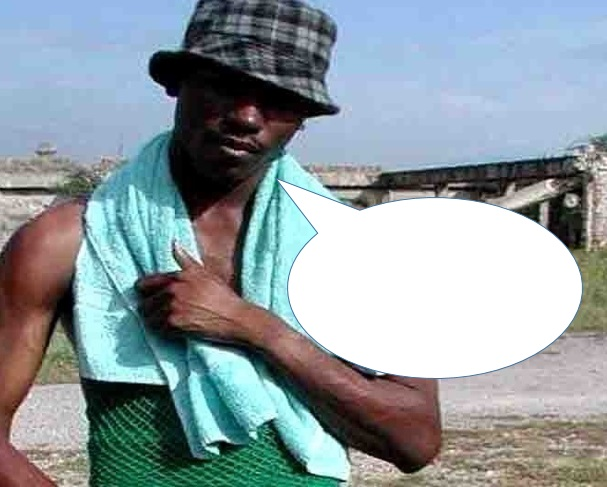
#> input picture Projeto/result.jpg, 607 x 487 px
$ python -i projeto_final.py   (imports and definitions only)
#> lines starting #> are read from the running program, lines starting #| are printed output that depends on the picture; after the words box and inside, x2 and y2 are one past the last pixel; in counts of white or black regions, pixels touching at a corner belong together
from os import listdir
import cv2
import math
import pandas as pd
import numpy as np
from sklearn.neural_network import MLPClassifier
from sklearn.tree import DecisionTreeClassifier
from sklearn.ensemble import RandomForestClassifier
from sklearn.model_selection import  validation_curve
import matplotlib.pyplot as plt
import matplotlib.patches as patches
import matplotlib.image as mpimg
from sklearn.externals import joblib
from scipy import ndimage
from sklearn.metrics import confusion_matrix

face_cascade = cv2.CascadeClassifier('haarcascade_frontalface_default.xml')

class SkinRegion(object):

    def __init__(self, image, skin_mask, label_number,rectangle_slices):

        self.label_number = label_number
        self.y0 = rectangle_slices[0].start
        self.y1 = rectangle_slices[0].stop
        self.x0 = rectangle_slices[1].start
        self.x1 = rectangle_slices[1].stop

        self.bounding_rectangle_size = (self.x1-self.x0)*(self.y1-self.y0)
        self.bounding_rectangle_skin_pixels = np.count_nonzero(skin_mask[rectangle_slices])
        self.bounding_rectangle_average_pixel_intensity = np.average(image[rectangle_slices].take([0], axis=2))

def get_skin_mask(image, image_in_ycrcb):

    return np.logical_and(

        np.logical_and(
            np.logical_and(
                (np.abs(image.take([2], axis=2) - image.take([1], axis=2)) > 15).\
                    squeeze(),
                (image.take([2], axis=2) > image.take([1], axis=2)).squeeze()
            ),
            np.logical_and(
                np.logical_and(
                    np.all(
                        image > [20, 40, 95],
                        axis=2
                    ),
                    (np.amax(image, axis=2) - np.min(image, axis=2)) > 15
                ),
                (image.take([2], axis=2) > image.take([0], axis=2)).squeeze()
            )
        ),

        np.all(
            np.logical_and(
                [0, 133, 80] <= image_in_ycrcb,
                image_in_ycrcb <= [255, 173, 120]
            ),
            axis=2
        )
    )

def get_skin_regions(imageYCrCb, skin_mask):
    regions = []

    labeled_image, regions_count = ndimage.label(skin_mask)
    region_rectangles_slices = ndimage.find_objects(labeled_image) #So this object is found at x = 19–23 and y = 0–2

    for i in range(regions_count):
        label = i + 1
        region = SkinRegion(imageYCrCb, skin_mask, label, region_rectangles_slices[i])
        regions.append(region)
    #Pega as 3 maiores regioes
    num_regions = 3
    if (len(regions) < 3):
    	num_regions = len(regions)
    regions = sorted(regions, key=lambda r: r.bounding_rectangle_skin_pixels, reverse=True)[0:num_regions]
    #gerar o poligono contendo as 3 maiores regioes
    #alterar pra 1 tudo q for dos 3 poligonos e 0 o resto
    for i in range(0, num_regions):
    	labeled_image[labeled_image == regions[i].label_number] = -1
    labeled_image[labeled_image >= 0] = 0
    labeled_image[labeled_image == -1] = 1
    if (num_regions != 0):
        region_rectangles_slices_b = ndimage.find_objects(labeled_image)
        region_poligono = SkinRegion(imageYCrCb, skin_mask, 1, region_rectangles_slices_b[0])
        regions.append(region_poligono)
    return regions, regions_count

def get_features(regions, imageBGR, imageYCrCb, mask, num_regions):
	# Create figure and axes
	features = np.zeros(17)
	for i in range(0,len(regions)):
		features[i*3] = regions[i].bounding_rectangle_size #pixels total
		features[i*3 + 1] = regions[i].bounding_rectangle_skin_pixels #pixels pele
		features[i*3 + 2] = regions[i].bounding_rectangle_average_pixel_intensity #media intensidade
	features[12] = imageYCrCb.shape[0] * imageYCrCb.shape[1] #pixels total
	features[13] = np.count_nonzero(mask) #pixels pele
	features[14] = np.average(imageYCrCb.take([0], axis=2)) #media intensidade
	faces = face_cascade.detectMultiScale(imageYCrCb.take([0], axis=2), 1.3, 5)
	features[15] = len(faces) # numero de faces
	for (x,y,w,h) in faces:
	    features[16] += w*h
	return features

def get_features_from_image(file):
#> called with file = 'result.jpg'
	imageBGR = cv2.imread(file)
#> imageBGR is the input picture: shape (487, 607, 3); mean B, G, R 160.2, 155, 142.3
	imageRGB = cv2.cvtColor(imageBGR, cv2.COLOR_BGR2RGB)
	imageYCrCb = cv2.cvtColor(imageBGR, cv2.COLOR_BGR2YCR_CB)
#> imageYCrCb: shape (487, 607, 3); mean of channels 0, 1, 2 151.8, 121.2, 132.8
	mask = get_skin_mask(imageBGR, imageYCrCb)
#> in get_skin_mask, `return np.logical_and(  np.logical_and( np.logical_and( (np.abs(image...`:
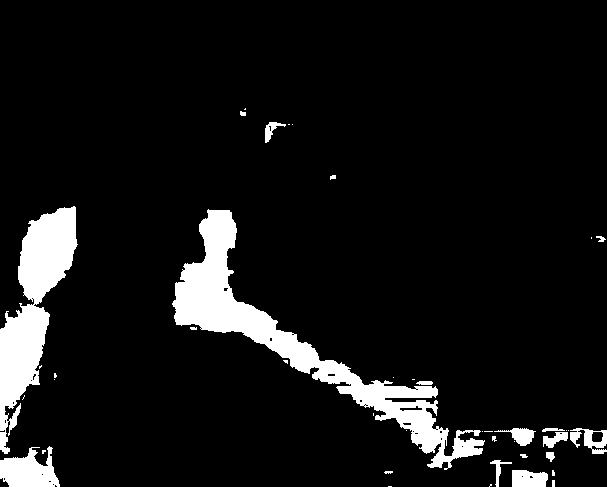
#> returned value: shape (487, 607) bool; 8.3% white; 42 white regions (23 under 20 px), largest, box (x1, y1, x2, y2) and area: (172, 209, 485, 470) 12637, (0, 206, 78, 454) 8004, (0, 446, 60, 487) 1593
	regions, num_regions = get_skin_regions(imageYCrCb, mask)
#> in get_skin_regions, `labeled_image, regions_count = ndimage.label(skin_mask)`:
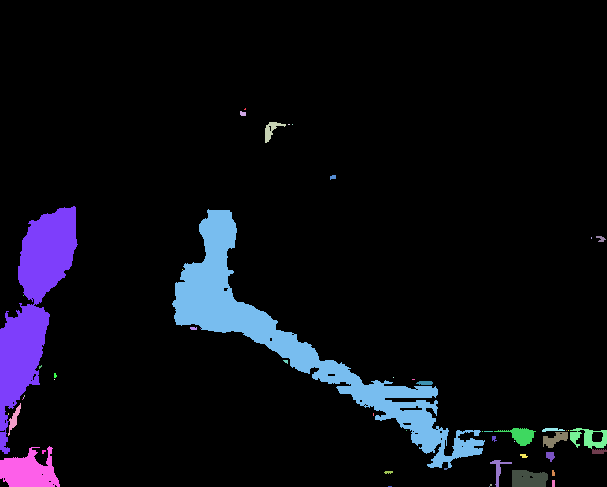
#> labeled_image: shape (487, 607) int32; 53 distinct labels, from 0 to 52; one colour per label, 0 black
#> in get_skin_regions, `labeled_image, regions_count = ndimage.label(skin_mask)`: regions_count = 52
#> in get_skin_regions, `region_rectangles_slices = ndimage.find_objects(labeled_image)`: region_rectangles_slices = 52 items
#> the loop in get_skin_regions, `for i in range(regions_count):` made 52 passes
#> in get_skin_regions, `regions = sorted(regions, key=lambda r: r.bounding_rectangle_skin_pixe..`: regions = 3 items
#> after the loop in get_skin_regions, `for i in range(0, num_regions):`:
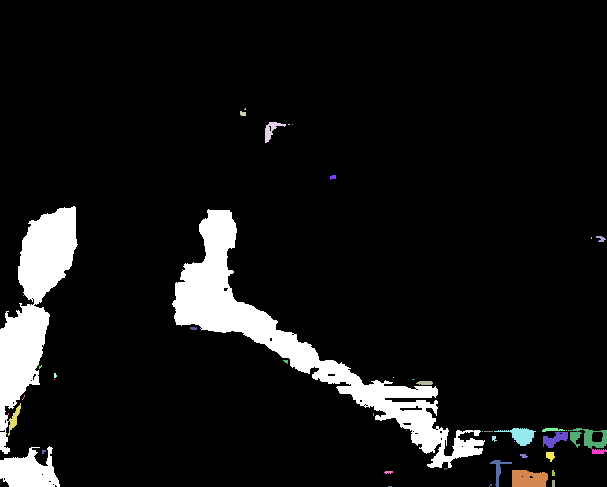
#> labeled_image: shape (487, 607) int32; 51 distinct labels, from -1 to 52; one colour per label, 0 black, -1 white
#> in get_skin_regions, `labeled_image[labeled_image >= 0] = 0`:
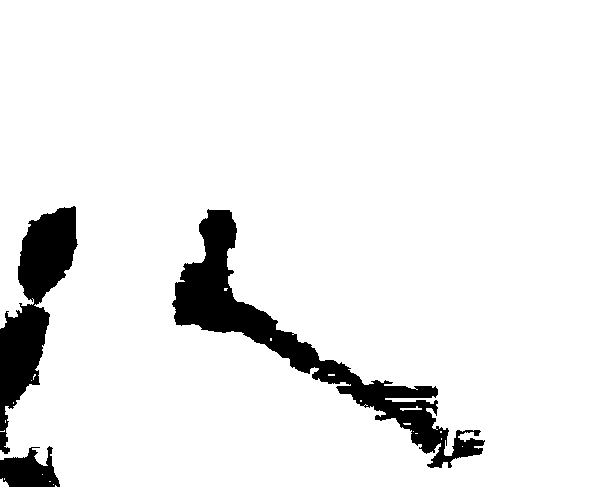
#> labeled_image: shape (487, 607) int32; values -1 (black) and 0 (white), 92.5% white; 3 black regions, box (x1, y1, x2, y2) and area: (172, 209, 485, 468) 12628, (0, 206, 78, 454) 7858, (0, 446, 60, 487) 1593
#> in get_skin_regions, `region_rectangles_slices_b = ndimage.find_objects(labeled_image)`: region_rectangles_slices_b = 1 item
#> regions = 4 items; num_regions = 52
	features = get_features(regions, imageBGR, imageYCrCb, mask, num_regions)
#> the loop in get_features, `for i in range(0,len(regions)):` made 4 passes
#> after the loop in get_features, `for i in range(0,len(regions)):`: features = 17 values, max 136285 at index 9, min 0 at index 12, mean 16742.4
#> in get_features, `faces = face_cascade.detectMultiScale(imageYCrCb.take([0], axis=2), 1...`: faces = ()
#> after the loop in get_features, `for (x,y,w,h) in faces:`: features = 17 values, max 295609 at index 12, min 0 at index 15, mean 35587.7
	return features

# [15 lines left out: function create_features_file, not called in this run]

def read_features_data(file):
	headr = ["F1","F2","F3","F4","F5","F6","F7","F8","F9","F10","F11","F12","F13","F14","F15","F16","F17","Y"]
	data = pd.read_csv(file, delimiter='\t', header=None)
	data.columns = headr
	#shuffle
	np.random.seed(1234)
	data = data.iloc[np.random.permutation(len(data))]
	X = data.loc[:,'F1':'F17']
	Y = data.loc[:,'Y']
	return[X,Y]

# [74 lines left out: functions print_acc, plot_acc, calc_acc, get_metrics, predict_image, not called in this run]


#create_features_file("database\\AIIA\\nude\\","database\\AIIA\\not_nude\\","nude_not_nude.txt")
# [1 line that did not run here, left out]
# [1 line that did not run here, left out]
# [1 line that did not run here, left out]
# [1 line that did not run here, left out]
# [1 line that did not run here, left out]
# [1 line that did not run here, left out]
# [1 line that did not run here, left out]
# [16 lines of commented-out code are left out]
# [22 lines not run here, left out]

# [1 line that did not run here, left out]
# [7 lines not run here, left out]

>>> result = get_features_from_image('result.jpg')
#> result has the same summary as features in get_features
